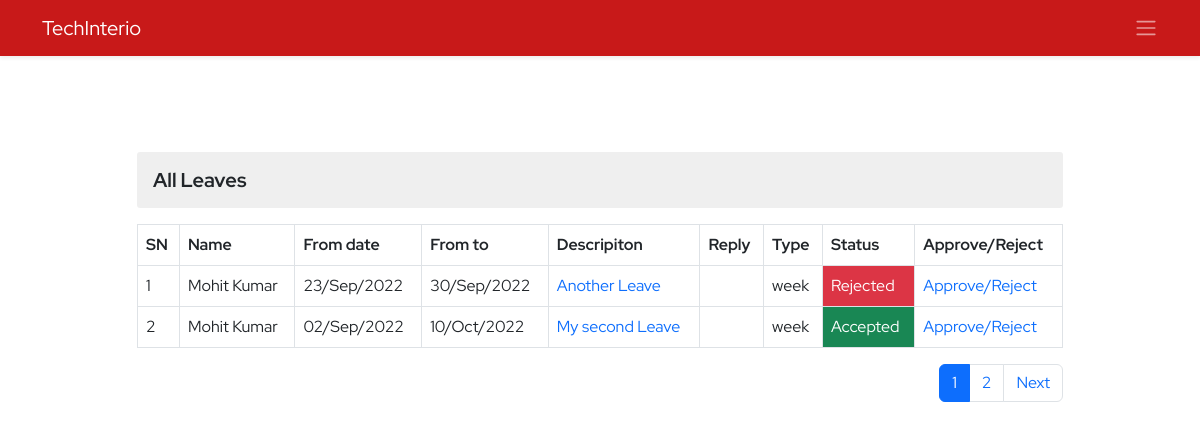
The page /ems/leaves/ (signed in) on the database as committed earlier.
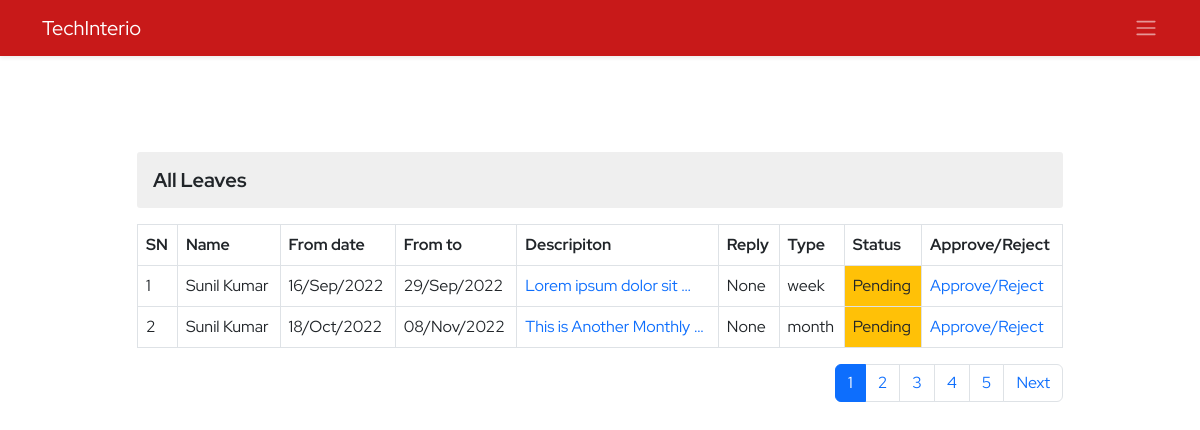
The same page on the database as committed later.
### ems/models.py (models this page shows, shortened)
class Leave(models.Model):
    employee=models.ForeignKey(Employee,on_delete=models.CASCADE)
    date_from=models.DateField()
    date_to=models.DateField()
    description=models.CharField(max_length=150)
    type=models.CharField(max_length=70)
    reply=models.CharField(max_length=100,null=True,blank=True)
    status=models.CharField(max_length=20)
    created_at = models.DateTimeField(auto_now_add=True,blank=True,null=True)
    updated_at = models.DateTimeField(auto_now=True,blank=True,null=True)

class Employee(models.Model):
    empid=models.AutoField(primary_key=True)
    user=models.OneToOneField(User,on_delete=models.CASCADE)
    name=models.CharField(max_length=50)
    father_name=models.CharField(max_length=50)
    avtar=models.ImageField(upload_to='employee_profile_images', blank=True , default='profile.jpg')
    dob=models.DateField()
    email=models.EmailField(max_length=100)
    mobile_no=models.IntegerField()
    emergency_mobile_no=models.IntegerField(null=True,blank=True)
    address=models.OneToOneField(Address, on_delete=models.CASCADE,blank=True, null=True,)
    designation=models.CharField(max_length=70)
    role=models.ForeignKey(Role, on_delete=models.SET_NULL,blank=True, null=True,)
    department=models.ForeignKey(Department, on_delete=models.SET_NULL,blank=True, null=True,)
    joining_date=models.DateField()
    status=models.CharField(max_length=15)
    @property
    def imageURL(self):
        try:
            url=self.avtar.url
        except:
            url=''
        return url

### ems/views.py (the view, shortened to what this page needs)
# urls.py: path('leaves/',dashboardLeaves,name='dashboard-leaves'),
@login_required()
def dashboardLeaves(request):
    context={}
    try:
        if not request.user.is_superuser:
            profile_obj=Employee.objects.get(user=request.user)
            context['profile']=profile_obj
        leaves=Leave.objects.all().order_by('-id')
        paginator=Paginator(leaves,2)
        page_no=request.GET.get('page')
        total_pages=paginator.page_range
        leavespages=paginator.get_page(page_no)
        context['leaves']=leavespages
        context['pages']=total_pages
    except Exception as e:
        print('Dashboard Leaves Exception : ',e)
    return render(request,'ems/dashboard_leaves.html',context)

### ems/templates/ems/dashboard_leaves.html (shortened to what this page needs)
{% extends './base.html' %}
{% block body %}
<div class="container py-4">
  <div class="row d-flex align-items-center justify-content-center " >
    <div class="col-lg-10 col-12 my-5">
      <h3 class="my-3 derpartment-title">All Leaves</h3>
      <table class="table table-bordered">
        <tr>
          <th>SN</th>
          <th>Name</th>
          <th>From date</th>
          <th>From to</th>
          <th>Descripiton</th>
          <th>Reply</th>
          <th>Type</th>
          <th>Status</th>
          <th>Approve/Reject</th>
        </tr>
        {% for leave in leaves %}
        <tr class="my-4">
          <td>{{forloop.counter}}</td>
          <td>{{leave.employee.name}}</td>
          <td>{{leave.date_from | date:'d/M/Y'}}</td>
          <td>{{leave.date_to | date:'d/M/Y'}}</td>
          <td onclick="showDescription('{{leave.description}}')" class="text-primary">{{leave.description|truncatewords:4}}</td>
          <td>{{leave.reply}}</td>
          <td>{{leave.type}}</td>
          {% if leave.status == 'Pending' %}
          <td class="bg-warning text-dark">{{leave.status}}</td>
          {% elif leave.status == 'Rejected' %}
          <td class="text-white bg-danger">{{leave.status}}</td>
          {% else %}
          <td class="text-white bg-success">{{leave.status}}</td>
          {% endif %}
          <td><a href="" data-bs-toggle="modal" data-bs-target="#leavemodal"
              onclick="leave({{leave.id}})">Approve/Reject</a></td>
        </tr>
        {% endfor %}
      </table>
      <nav aria-label="Page navigation example">
        <ul class="pagination justify-content-end">
          {% if pages %}
          {% for p in pages %}
          {% if p == leaves.number %}
          <li class="page-item active" aria-current="page"><a class="page-link " href="?page={{p}}">{{p}}</a></li>
          {% else %}
          <li class="page-item "><a class="page-link" href="?page={{p}}">{{p}}</a></li>
          {% endif %}
          {% endfor %}
          {% endif %}
          {% if leaves.has_next %}
          <li class="page-item">
            <a class="page-link" href="?page={{leaves.next_page_number}}">Next</a>
          </li>
          {% endif %}
        </ul>
      </nav>
    </div>
  </div>
</div>
{% endblock body %}

Rows that differ between the two databases and show on the page:
no longer on this page (row unchanged): Leave: employee.name "Mohit Kumar", date_from "23/Sep/2022", date_to "30/Sep/2022", description "Another Leave", type "week", status "Rejected"
no longer on this page (row unchanged): Leave: employee.name "Mohit Kumar", date_from "02/Sep/2022", date_to "10/Oct/2022", description "My second Leave", type "week", status "Accepted"
added Leave: employee.name "Sunil Kumar", date_from "16/Sep/2022", date_to "29/Sep/2022", description "Lorem ipsum dolor sit …", reply "None", type "week", status "Pending"
added Leave: employee.name "Sunil Kumar", date_from "18/Oct/2022", date_to "08/Nov/2022", description "This is Another Monthly …", reply "None", type "month", status "Pending"
Other text that changed with them:
new list line: "3"
new list line: "4"
new list line: "5"
